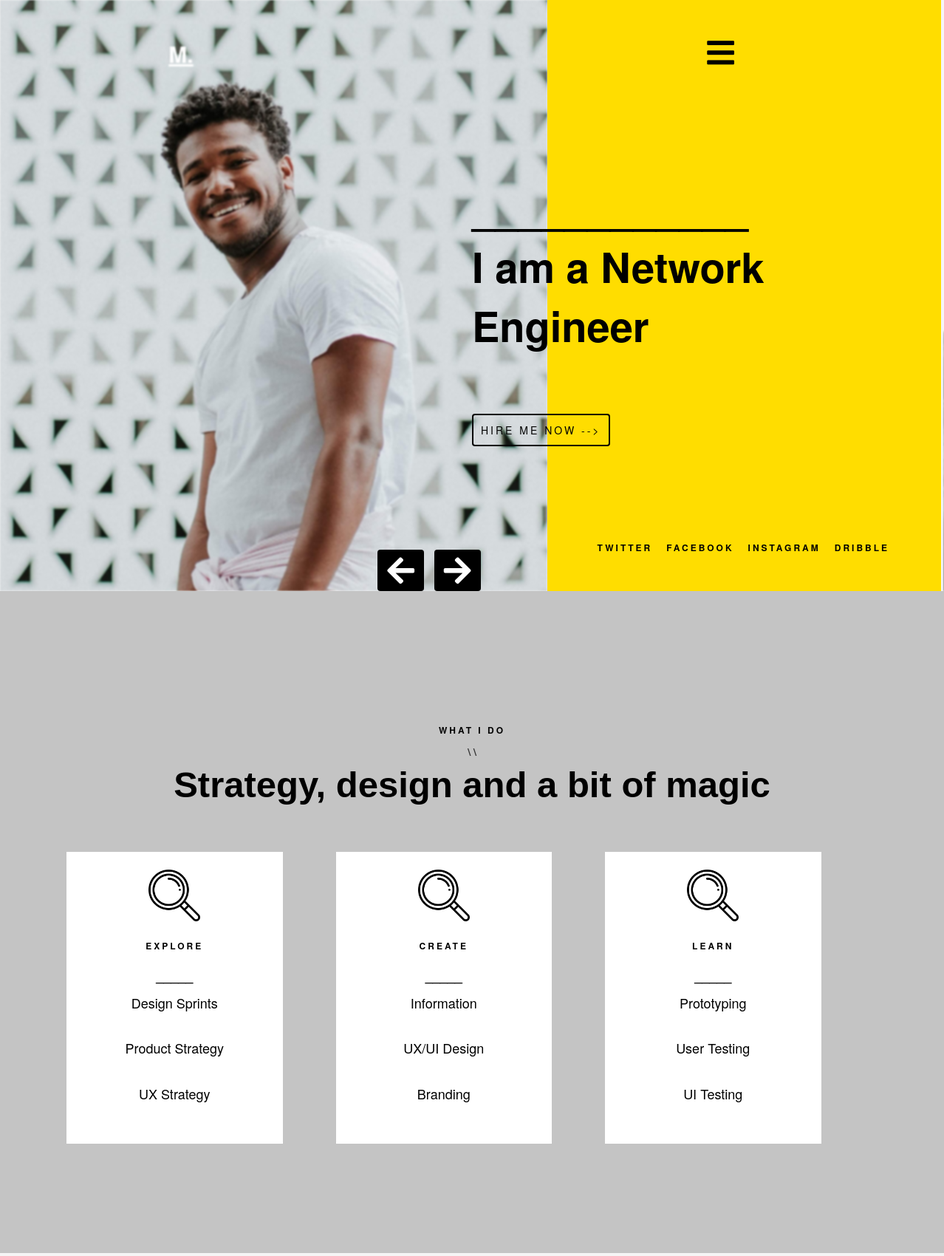
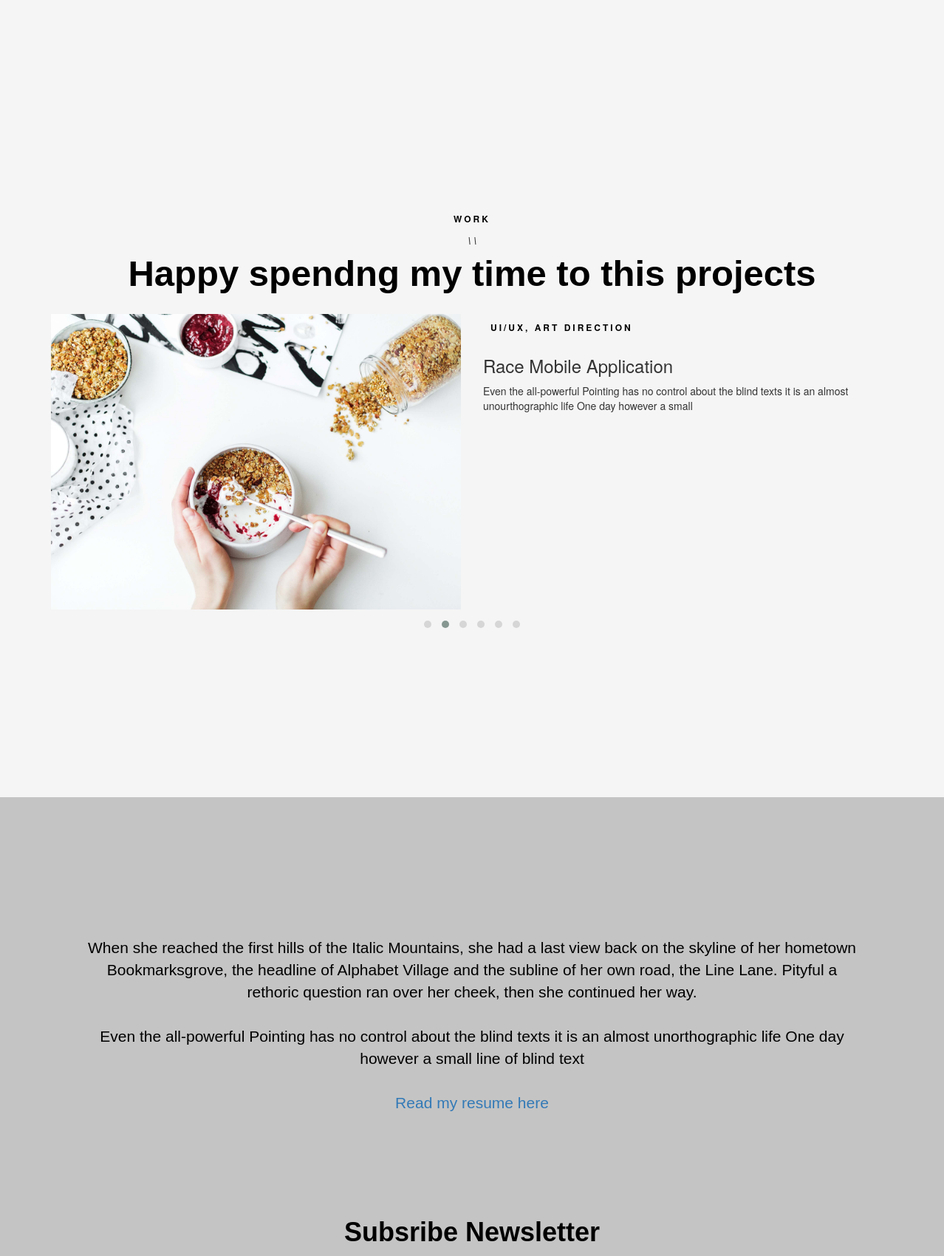
The page / (upper part) on the database its author committed (2 pictures, top to bottom).
### tables this page shows
CREATE TABLE `banner` (
  `id` int(11) NOT NULL,
  `bannertitle` varchar(50) NOT NULL,
  `bannerimage` varbinary(500) NOT NULL
);

CREATE TABLE `whatidotitle` (
  `id` int(11) NOT NULL,
  `whatidotitle` varchar(60) NOT NULL
);

CREATE TABLE `whatido` (
  `id` int(11) NOT NULL,
  `boxtitle` varchar(20) NOT NULL,
  `desc1` varchar(20) NOT NULL,
  `desc2` varchar(20) NOT NULL,
  `desc3` varchar(20) NOT NULL
);

CREATE TABLE `worktitle` (
  `id` int(11) NOT NULL,
  `worktitle` varchar(60) NOT NULL
);

CREATE TABLE `work` (
  `id` int(11) NOT NULL,
  `maintitle` varchar(40) NOT NULL,
  `boxtitle` varchar(40) NOT NULL,
  `boxdesc` varchar(300) NOT NULL,
  `boximage` varchar(200) NOT NULL
);

CREATE TABLE `information` (
  `id` int(11) NOT NULL,
  `para1` varchar(400) NOT NULL,
  `para2` varchar(400) NOT NULL,
  `resumeurl` varchar(200) NOT NULL
);

### index.php (the view, shortened to what this page needs)
<?php include("connection.php");
    $sql="select * from banner";
    $banner=mysqli_query($con,$sql);
    $sql="select * from whatidotitle";
    $whatidotitle=mysqli_query($con,$sql);
    $sql="select * from whatido";
    $whatido=mysqli_query($con,$sql);
    $sql="select * from worktitle";
    $worktitle=mysqli_query($con,$sql);
    $sql="select * from work";
    $work=mysqli_query($con,$sql);
    $sql="select * from information";
    $information=mysqli_query($con,$sql);
?>
<html lang="en">
<head>
    <link rel="stylesheet" href="style/style.css">
    <link rel="stylesheet" href="style/animate.css">
    <link rel="stylesheet" href="https://maxcdn.bootstrapcdn.com/bootstrap/3.3.7/css/bootstrap.min.css"
>
    <link rel="stylesheet" href="https://maxcdn.bootstrapcdn.com/bootstrap/3.3.7/css/bootstrap-theme.min.css"
>
    <link rel="stylesheet" href="owlcarousel/assets/owl.carousel.min.css">
    <link rel="stylesheet" href="owlcarousel/assets/owl.theme.default.min.css">
    <link href="https://unpkg.com/aos@2.3.1/dist/aos.css" rel="stylesheet">
    <link rel="stylesheet" href="https://use.fontawesome.com/releases/v5.7.1/css/all.css"
>
</head>
<body style="background-color:whitesmoke">
    <div class="container-fluid">
        <div class="row">
            <div class="owl-carousel owl-theme" id="owl-demo2">
            <?php
    		    while($row=mysqli_fetch_array($banner))
	  		    {
            ?>
                <div class="item">
                    <div class="container-fluid">
                        <div class="row">
                            <div class="col-md-7 col-sm-7 bgbanner1554" style="background-image: url('images/<?php echo $row["bannerimage"]?>');background-size: cover;
                                    background-position: center center;height: 100%;width: 58%;filter: blur(1px); -webkit-filter: blur(1px);" >
                                <div class="weblogo">
                                    <h2>
                                        <a href="#" style="color:white;"> <strong><u> M.</u></strong></a>
                                    </h2>
                                </div>
                            </div>
                            <div class="col-md-5 col-sm-5 bgbanner2">
                                <div class="navlogo" onclick="openNav()" style="color:black">
                                    <i class="fas fa-bars fa-3x"></i>
                                </div>
                            </div>
                            <div class="bannertitle">
                                ____________
                                <br>
                                <strong>
                                <?php
                                    echo wordwrap($row['bannertitle'],25,"<br>",true);
                                ?>
                                </strong>
                                <br><br>
                                <button class="btn ntitle"
                                    style="padding:10px;background-color:transparent; color: black; border: 2px solid black;">Hire
                                    me now --></button>
                            </div>
                            <div class="customNavigation right">
                                <a class="btn prev navbutton" style="color:white"><i
                                        class="fas fa-arrow-left fa-3x"></i></a>
                                <a class="btn next navbutton" style="color:white"><i
                                        class="fas fa-arrow-right fa-3x"></i></a>
                            </div>
                            <div class="ntitle social">
                                <a href="#" style="color:black; font-weight: 600;">
                                    twitter&nbsp;&nbsp;&nbsp;Facebook&nbsp;&nbsp;&nbsp;instagram&nbsp;&nbsp;&nbsp;dribble
                                </a>
                            </div>
                        </div>
                    </div>
                </div>
            <?php
                }
            ?>
            </div>
        </div>
    </div>
    <section id="whatido" style="background-color:rgba(196, 196, 196, 1)">
        <div class="container animate-box slideInUp animated" data-aos="fade-up" data-aos-duration="2500">
            <div class="col-md-12 text-center ntitle" style="padding-top:5em;margin-top:10em;">WHAT I DO</div>
            <div class="col-md-12 text-center"><strong>\ \</strong></div>
            <?php
    		    while($row=mysqli_fetch_array($whatidotitle))
	  		    {
            ?>
            <div class="col-md-12 text-center htitle">
                <strong>
                    <?php
                        echo $row['whatidotitle'];
                    ?>
                </strong>
            </div>
            <?php
                }
            ?>
        </div>
        <div class="container animate-box slideInUp animated" data-aos="fade-up" data-aos-duration="2500"
            style="margin-top:20px;margin-bottom: 8em;">
            <div class="row" style="margin-bottom:8em;">
            <?php
    		    while($row=mysqli_fetch_array($whatido))
	  		    {
            ?>
                <div class="col-md-3 box text-center">
                    <p> <img src="images/loupe.png" alt="" height="70px" width="70px" style="margin:5px;"></p>
                    <p class="ntitle">
                        <?php
                            echo $row['boxtitle'];
                        ?>
                    </p>
                    <p><strong>_____</strong></p>
                    <p>
                        <?php
                                echo $row['desc1'];
                        ?>
                    </p><br>
                    <p>
                        <?php
                                echo $row['desc2'];
                        ?>
                    </p><br>
                    <p>
                        <?php
                                echo $row['desc3'];
                        ?>
                    </p><br>
                </div>
            <?php
                }
            ?>
            </div>
        </div>
    </section>
    <section id="work" style="background-color:whitesmoke;">
        <div class="container animate-box slideInUp animated" data-aos="fade-up" data-aos-duration="2500">
            <div class="col-md-12 text-center ntitle" style="padding-top:5em;margin-top:10em;">Work</div>
            <div class="col-md-12 text-center"><strong><i>\ \</i></strong></div>
            <?php
                while($row=mysqli_fetch_array($worktitle))
                {
            ?>
            <div class="col-md-12 text-center htitle">
                <strong>
                    <?php echo $row['worktitle']; ?>
                </strong>
            </div>
            <?php
                }
            ?>
        </div>
        <div class="container animate-box slideInUp animated" data-aos="fade-up" data-aos-duration="2500"
            style="margin-top:20px;margin-bottom: 8em;">
            <div class="row" style="margin-bottom:8em;">
                <div class="owl-carousel owl-theme" id="owl-demo">
                    <?php
                        while($row=mysqli_fetch_array($work))
                        {
                    ?>
                        <div class="item">
                            <div class="col-md-6 ">
                            </div>
                            <div class="col-md-6">
                                <p class="ntitle">
                                    <span><?php echo $row['maintitle']; ?></span>
                                </p>
                                <h3><?php echo $row['boxtitle']; ?></h3>
                                <p><?php echo $row['boxdesc']; ?></p>
                            </div>
                        </div>
                    <?php
                        }
                    ?>
                </div>
            </div>
        </div>
    </section>
    <section id="information" style="background-color: rgba(196, 196, 196, 1)">
        <div class="container animate-box slideInUp animated" data-aos="fade-up">
            <div class="row information">
                <?php
                    while($row=mysqli_fetch_array($information))
                    {
                ?>
                    <div class="col-md-12 text-center" data-aos="fade-up" data-aos-duration="2500">
                    <?php echo $row['para1']; ?>
                    <br><br> <?php echo $row['para2']; ?>
                    <br><br><a href=" <?php echo $row['resumeurl']; ?>"> Read my resume here </a>
                <?php
                    }
                ?>
                    <br><br><br><br><br>
                    <h1><strong>Subsribe Newsletter</strong></h1>
                    <br><br>Subscribe our Newsletter and get latest update
                    <br><br>
                </div>
            </div>
        </div>
    </section>
</body>
</html>

### style/style.css (style rules this page uses)
body { font-family: 'poppings', Arial, sans-serif; line-height: 1.8; font-size: 20px; font-weight: 300; color: #1a1a1a; }
.ntitle { font-size: 12px; color: black; text-transform: uppercase; letter-spacing: 3px; padding: 10px; font-weight: 600; }
.htitle { font-size: 3.5em; color: black; font-family: Arial, Helvetica, sans-serif; font-weight: 800; }
.box { color: black; background-color: white; border: 1px solid white; padding: 1em; margin: 2em; font-size: 18px; }
.information { color: black; font-size: 1.5em; font-family: Arial, Helvetica, sans-serif; margin: 7em 5em 7em 5em; padding: 2em; }
.bgbanner2 { background-color: #fd0; height: 100%; width: 100%; }
.weblogo { position: relative; padding-left: 30%; padding-top: 5%; }
.navlogo { position: relative; padding-left: 40%; padding-top: 10%; color: white; }
.bannertitle { position: absolute; top: 30%; left: 50%; font-size: 4em; font-weight: 900; color: black; z-index: 10; }
a { color: black; }
.customNavigation { text-align: center; position: absolute; bottom: 0px; left: 40%; z-index: 10; }
.customNavigation a { -webkit-user-select: none; -khtml-user-select: none; -moz-user-select: none; -ms-user-select: none; user-select: none; -webkit-tap-highlight-color: rgba(0, 0, 0, 0); }
.navbutton { padding: 10px 30px; margin-right: 10px; border: 5px solid rgba(196, 196, 196, 1); background-color: black; color: white; }
.social { position: absolute; right: 5%; bottom: 5%; }

### rows shown on the page
banner: bannerimage (picture), bannertitle "I am a Network Engineer"
whatidotitle: whatidotitle "Strategy, design and a bit of magic"
whatido: boxtitle "EXPLORE", desc1 "Design Sprints", desc2 "Product Strategy", desc3 "UX Strategy"
whatido: boxtitle "CREATE", desc1 "Information", desc2 "UX/UI Design", desc3 "Branding"
whatido: boxtitle "LEARN", desc1 "Prototyping", desc2 "User Testing", desc3 "UI Testing"
worktitle: worktitle "Happy spendng my time to this projects"
work: maintitle "UI/UX, ART DIRECTION", boxtitle "Race Mobile Application", boxdesc "Even the all-powerful Pointing has no control about the blind texts it is an almost unourthographic life One day however a small"
information: para1 "When she reached the first hills of the Italic Mountains, she had a last view back on the skyline of her hometown Bookmarksgrove, the headline of Alphabet Village and the subline of her own road, the Line Lane. Pityful a rethoric question ran over her cheek, then she continued her way.", para2 "Even the all-powerful Pointing has no control about the blind texts it is an almost unorthographic life One day however a small line of blind text"
